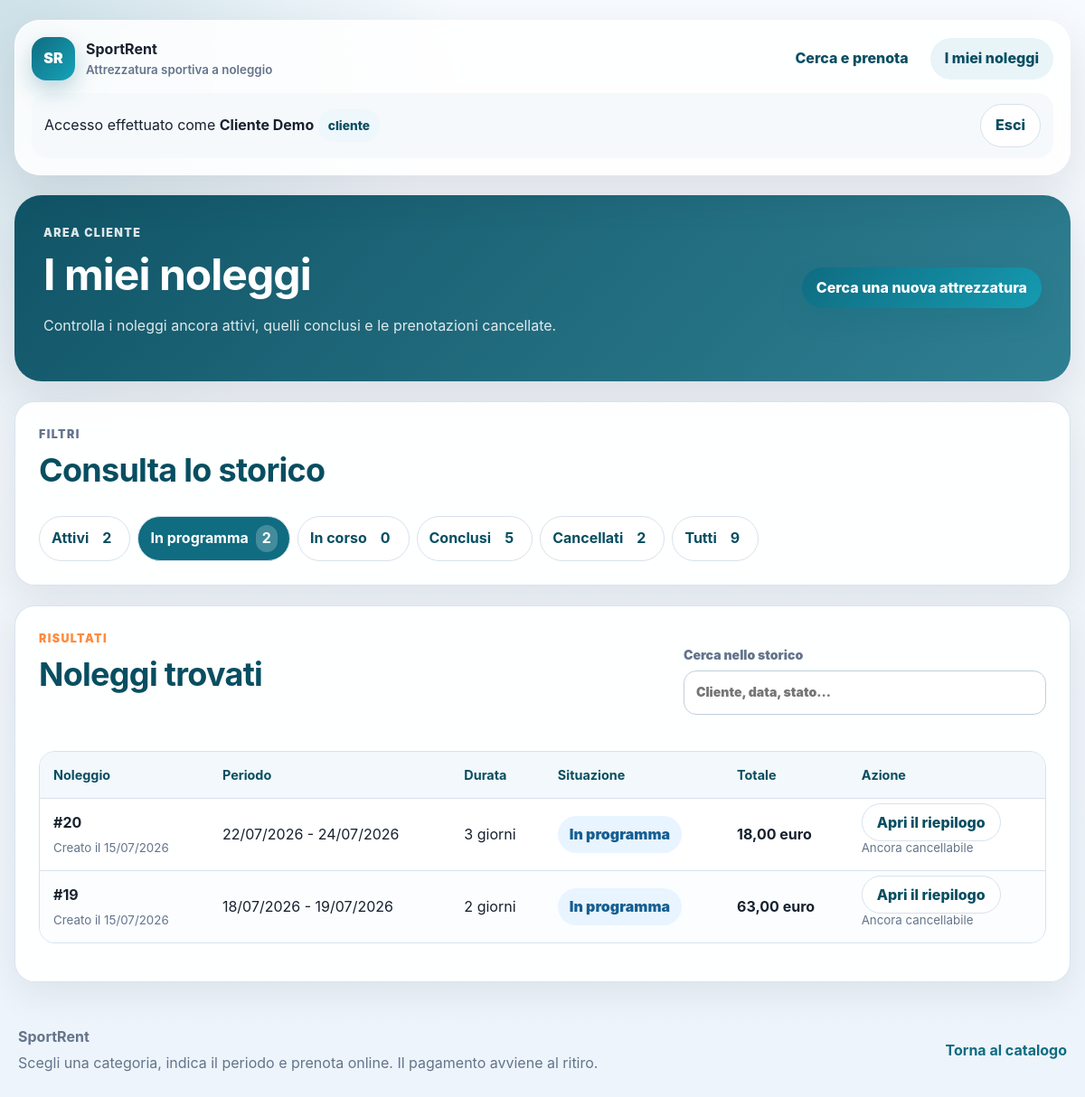
/prenotazioni/?filter=upcoming (signed in), run on the app's committed database.
### rentals/models.py (models this page shows, shortened)
class Reservation(models.Model):
    class Status(models.TextChoices):
        CONFIRMED = "confirmed", "Confermata"
        CANCELLED = "cancelled", "Cancellata"
    user = models.ForeignKey(
        settings.AUTH_USER_MODEL,
        on_delete=models.PROTECT,
        related_name="reservations",
        verbose_name="cliente",
    )
    start_date = models.DateField("data di inizio")
    end_date = models.DateField("data di fine")
    status = models.CharField(
        "stato",
        max_length=20,
        choices=Status.choices,
        default=Status.CONFIRMED,
    )
    created_at = models.DateTimeField("creata il", auto_now_add=True)
    cancelled_at = models.DateTimeField(
        "cancellata il",
        blank=True,
        null=True,
    )
    class Meta:
        verbose_name = "prenotazione"
        verbose_name_plural = "prenotazioni"
        ordering = ["-created_at"]
    @property
    def giorni_noleggio(self):
        if not self.start_date or not self.end_date:
            return 0
        return (self.end_date - self.start_date).days + 1
    @property
    def prezzo_totale(self):
        return sum(
            (item.subtotale for item in self.items.all()),
            Decimal("0.00"),
        )
    @property
    def puo_essere_cancellata(self):
        return (
            self.status == self.Status.CONFIRMED
            and self.start_date > timezone.localdate()
        )
    @property
    def fase_noleggio(self):
        if self.status == self.Status.CANCELLED:
            return "cancelled"
        today = timezone.localdate()
        if self.start_date > today:
            return "upcoming"
        if self.end_date < today:
            return "completed"
        return "in_progress"
    @property
    def etichetta_fase_noleggio(self):
        labels = {
            "upcoming": "In programma",
            "in_progress": "In corso",
            "completed": "Concluso",
            "cancelled": "Cancellato",
        }
        return labels[self.fase_noleggio]

class ReservationItem(models.Model):
    reservation = models.ForeignKey(
        Reservation,
        on_delete=models.CASCADE,
        related_name="items",
        verbose_name="prenotazione",
    )
    equipment = models.ForeignKey(
        Equipment,
        on_delete=models.PROTECT,
        related_name="reservation_items",
        verbose_name="attrezzatura",
    )
    quantity = models.PositiveIntegerField(
        "quantità",
        validators=[MinValueValidator(1)],
    )
    daily_price = models.DecimalField(
        "prezzo giornaliero applicato",
        max_digits=8,
        decimal_places=2,
    )
    class Meta:
        verbose_name = "riga prenotazione"
        verbose_name_plural = "righe prenotazione"
        constraints = [
            models.UniqueConstraint(
                fields=["reservation", "equipment"],
                name="unique_equipment_per_reservation",
            )
        ]
    @property
    def subtotale(self):
        return self.daily_price * self.quantity * self.reservation.giorni_noleggio

### rentals/views.py (the view)
@login_required
def storico_prenotazioni(request):
    reservations = (
        request.user.reservations.prefetch_related("items__equipment")
        .all()
    )
    filtro_scelto = request.GET.get("filter", "active")
    today = timezone.localdate()
    filtri = _filtri_fase_prenotazioni(today)
    if filtro_scelto not in filtri:
        filtro_scelto = "active"
    reservations = reservations.filter(filtri[filtro_scelto])
    tutte_prenotazioni = request.user.reservations.all()
    conteggi = {
        key: tutte_prenotazioni.filter(query).count()
        for key, query in filtri.items()
    }
    return render(
        request,
        "rentals/reservation_history.html",
        {
            "reservations": reservations,
            "filtro_scelto": filtro_scelto,
            "conteggi": conteggi,
        },
    )

### rentals/views.py (called while the page is built)
def _filtri_fase_prenotazioni(today):
    return {
        "active": Q(
            status=Reservation.Status.CONFIRMED,
            end_date__gte=today,
        ),
        "upcoming": Q(
            status=Reservation.Status.CONFIRMED,
            start_date__gt=today,
        ),
        "in_progress": Q(
            status=Reservation.Status.CONFIRMED,
            start_date__lte=today,
            end_date__gte=today,
        ),
        "completed": Q(
            status=Reservation.Status.CONFIRMED,
            end_date__lt=today,
        ),
        "cancelled": Q(status=Reservation.Status.CANCELLED),
        "all": Q(),
    }

### templates/rentals/reservation_history.html (shortened to what this page needs)
{% extends "base.html" %}
{% block content %}
<section class="page-hero" aria-labelledby="history-title">
    <div>
        <p class="eyebrow">Area cliente</p>
        <h1 id="history-title">I miei noleggi</h1>
        <p>
            Controlla i noleggi ancora attivi, quelli conclusi e le
            prenotazioni cancellate.
        </p>
    </div>
    <a class="button" href="{% url 'equipment_list' %}">Cerca una nuova attrezzatura</a>
</section>
<section class="section-card">
    <div class="section-heading section-heading--row">
        <div>
            <p class="eyebrow">Filtri</p>
            <h2>Consulta lo storico</h2>
        </div>
    </div>
    <nav class="filter-pills" aria-label="Filtri noleggi">
        <a class="{% if filtro_scelto == 'active' %}is-active{% endif %}" href="?filter=active">Attivi <span>{{ conteggi.active }}</span></a>
        <a class="{% if filtro_scelto == 'upcoming' %}is-active{% endif %}" href="?filter=upcoming">In programma <span>{{ conteggi.upcoming }}</span></a>
        <a class="{% if filtro_scelto == 'in_progress' %}is-active{% endif %}" href="?filter=in_progress">In corso <span>{{ conteggi.in_progress }}</span></a>
        <a class="{% if filtro_scelto == 'completed' %}is-active{% endif %}" href="?filter=completed">Conclusi <span>{{ conteggi.completed }}</span></a>
        <a class="{% if filtro_scelto == 'cancelled' %}is-active{% endif %}" href="?filter=cancelled">Cancellati <span>{{ conteggi.cancelled }}</span></a>
        <a class="{% if filtro_scelto == 'all' %}is-active{% endif %}" href="?filter=all">Tutti <span>{{ conteggi.all }}</span></a>
    </nav>
</section>
{% if reservations %}
    <section class="section-card">
        <div class="toolbar">
            <div>
                <p class="eyebrow">Risultati</p>
                <h2>Noleggi trovati</h2>
            </div>
            <label class="table-search">
                Cerca nello storico
                <input type="search" data-table-search="customer-reservations" placeholder="Cliente, data, stato...">
            </label>
        </div>
        <div class="table-wrap">
            <table class="manager-table" id="customer-reservations" data-searchable-table>
                <thead>
                    <tr>
                        <th scope="col">Noleggio</th>
                        <th scope="col">Periodo</th>
                        <th scope="col">Durata</th>
                        <th scope="col">Situazione</th>
                        <th scope="col">Totale</th>
                        <th scope="col">Azione</th>
                    </tr>
                </thead>
                <tbody>
                    {% for reservation in reservations %}
                        <tr>
                            <td>
                                <strong>#{{ reservation.pk }}</strong>
                                <small>Creato il {{ reservation.created_at|date:"d/m/Y" }}</small>
                            </td>
                            <td>
                                {{ reservation.start_date|date:"d/m/Y" }} -
                                {{ reservation.end_date|date:"d/m/Y" }}
                            </td>
                            <td>{{ reservation.giorni_noleggio }} giorni</td>
                            <td>
                                <span class="status-badge status-badge--{{ reservation.fase_noleggio }}">
                                    {{ reservation.etichetta_fase_noleggio }}
                                </span>
                            </td>
                            <td><strong>{{ reservation.prezzo_totale }} euro</strong></td>
                            <td>
                                <a class="button button--light" href="{% url 'reservation_detail' reservation.pk %}">
                                    Apri il riepilogo
                                </a>
                                {% if reservation.puo_essere_cancellata %}
                                    <small class="table-note">Ancora cancellabile</small>
                                {% endif %}
                            </td>
                        </tr>
                    {% endfor %}
                </tbody>
            </table>
        </div>
    </section>
{% endif %}
{% endblock %}

### templates/base.html (shortened to what this page needs)
{% load static %}
<!doctype html>
<html lang="it">
<head>
    <link rel="stylesheet" href="{% static 'rentals/css/site.css' %}">
</head>
<body>
    <header class="site-header">
        <div class="site-header__inner">
            <a class="brand" href="{% url 'equipment_list' %}">
                <span class="brand__mark">SR</span>
                <span><strong>SportRent</strong><small>Attrezzatura sportiva a noleggio</small></span>
            </a>
            <nav class="site-nav" aria-label="Navigazione principale">
                <a href="{% url 'equipment_list' %}">Cerca e prenota</a>
                {% if user.is_authenticated %}
                    <a href="{% url 'reservation_history' %}">I miei noleggi</a>
                {% else %}
                    <a href="{% url 'login' %}">Accedi</a>
                    <a class="nav-cta" href="{% url 'register' %}">Crea account</a>
                {% endif %}
            </nav>
        </div>
        {% if user.is_authenticated %}
            <div class="user-strip">
                <p>
                    Accesso effettuato come
                    <strong>{{ user.get_full_name|default:user.username }}</strong>
                    {% if user.is_staff or user.is_superuser %}<span class="badge">gestore</span>{% else %}<span class="badge">cliente</span>{% endif %}
                </p>
                <form method="post" action="{% url 'logout' %}">
                    <button class="button button--ghost" type="submit">Esci</button>
                </form>
            </div>
        {% endif %}
    </header>
    <main class="site-main">{% block content %}{% endblock %}</main>
    <footer class="site-footer">
        <div>
            <strong>SportRent</strong>
            <p>Scegli una categoria, indica il periodo e prenota online. Il pagamento avviene al ritiro.</p>
        </div>
        <a href="{% url 'equipment_list' %}">Torna al catalogo</a>
    </footer>
</body>
</html>

### data on the page
Reservation: pk "20", created_at "15/07/2026", start_date "22/07/2026", end_date "24/07/2026", giorni_noleggio "3", etichetta_fase_noleggio "In programma", prezzo_totale "18,00", shows "Ancora cancellabile"
Reservation: pk "19", created_at "15/07/2026", start_date "18/07/2026", end_date "19/07/2026", giorni_noleggio "2", etichetta_fase_noleggio "In programma", prezzo_totale "63,00", shows "Ancora cancellabile"

### other printed values
{{ user.get_full_name|default:user.username }} "Cliente Demo"
{{ conteggi.active }} "2"
{{ conteggi.upcoming }} "2"
{{ conteggi.in_progress }} "0"
{{ conteggi.completed }} "5"
{{ conteggi.cancelled }} "2"
{{ conteggi.all }} "9"
